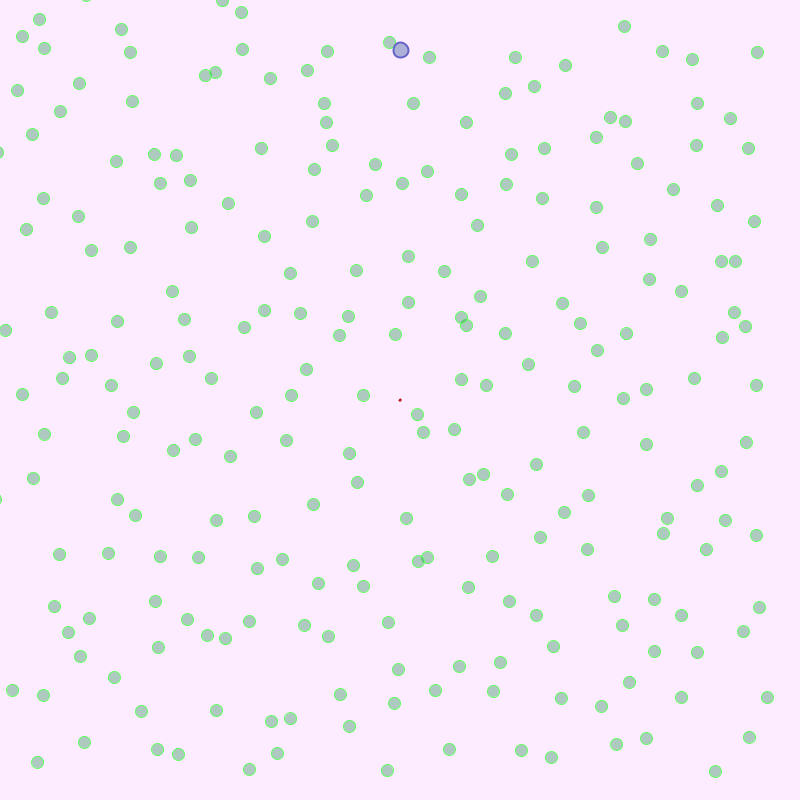
Frame 1 (no input)
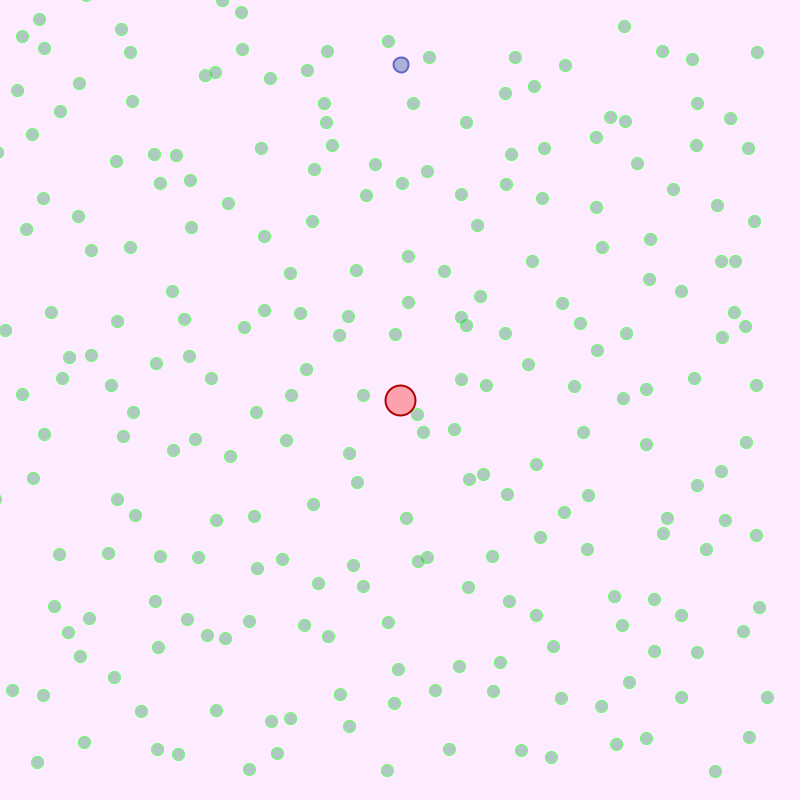
Frame 60 (the mouse pressed at the canvas centre just before this capture)
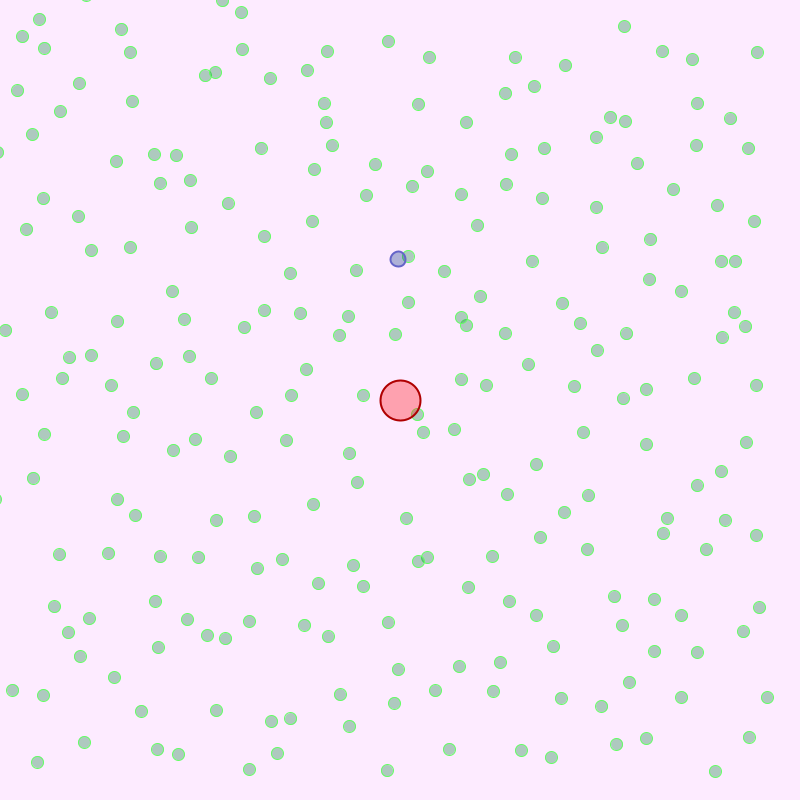
Frame 120 (the mouse held since frame 60 and released just before this capture)

The Processing sketch that drew these frames (run headless with seeded random() and noise(); from frame 60 on, the mouse is pressed at the canvas centre):

// Processing sketch: disappearing_attractor2
// ── disappearing_attractor2.pde
// based on Daniel Shiffman's The Nature of Code example

Mover m;
Attractor a;
ParticleSystem ps;

Particle[] p;
int unit = 12;
int count;

void setup() {
  size(800,800);
  m = new Mover(); 
  a = new Attractor();
  
  ps = new ParticleSystem();
  ps.addParticle();
}

void draw() {
  pushMatrix();
  colorMode(HSB);
  background(210,20,255);
  colorMode(RGB);
  popMatrix();
  ps.run();
  
  PVector force = a.attract(m);
  PVector friction = m.velocity.get();
  float c = 0.09;
    if (a.radius < a.mass) {
      friction.mult(-1);
      friction.normalize();
      friction.mult(c);
        m.applyForce(friction);
    } else if (a.alpha > 100) {
    PVector f = PVector.div(force,m.mass);
    m.acceleration.add(f);
    }
    
  ps.repel(m);
  m.applyForce(force);
  m.update();
  
  a.display();
  m.display();
  
}

// ── Attractor.pde
// based on Daniel Shiffman's The Nature of Code example

// A class for a draggable attractive body in our world

class Attractor {
  float mass;    // Mass, tied to size
  float G;       // Gravitational Constant
  PVector position;   // position
  float radius;
  float alpha = 200;

  Attractor() {
    position = new PVector(width/2,height/2);
    mass = 20;
    G = 1;
    //radius = mass*2;
    radius = 0;
  }

  PVector attract(Mover m) {
    PVector force = PVector.sub(position,m.position);   // Calculate direction of force
    float d = force.mag();                              // Distance between objects
    d = constrain(d,5.0,25.0);                          // Limiting the distance to eliminate "extreme" results for very close or very far objects
    force.normalize();                                  // Normalize vector (distance doesn't matter here, we just want this vector for direction)
    float strength = (G * mass * m.mass) / (d * d);     // Calculate gravitional force magnitude
    force.mult(strength);     // Get force vector --> magnitude * direction
    return force;
  }

  // Method to display
  void display() {
    //float dist = PVector.dist(a.position,m.position);
    if (PVector.dist(a.position, m.position) < radius + (random(7.5, 12))) {
    //PVector pos = new PVector(m.position.x, m.position.y);
    position.x = random(mass*2 + 4, width - mass*2 + 4);
    position.y = random(mass*2 + 4, height - mass*2 + 4);
    radius = 0;
    alpha = 10;
    }
    ellipseMode(CENTER);
    strokeWeight(2);
    stroke(0);
    alpha++;
    fill(255, 0, 0, 80);
    stroke(175, 0, 0);
    //strokeWeight(constrain(alpha,0,5));
    if (alpha < 1) radius = 0;
    if (radius < mass*2) radius+=0.5;
    if (radius == mass*2) radius = mass*2;
    ellipse(position.x,position.y,radius,radius);
 }

}

// ── Mover.pde
// based on Daniel Shiffman's The Nature of Code example

class Mover {

  PVector position;
  PVector velocity;
  PVector acceleration;
  float mass;
  float radius = 15;
  float maxSpeed = 5;

  Mover() {
    position = new PVector(400,50);
    velocity = new PVector(1,0);
    acceleration = new PVector(0,0);
    mass = 0.5;
    //radius = 15;
  }
  
  void applyForce(PVector force) {
    PVector f = PVector.div(force,mass);
    acceleration.add(f);
  }
  
  void update() {
    velocity.add(acceleration);
    position.add(velocity);
    velocity.limit(maxSpeed);
    acceleration.mult(0);
  }

  void display() {
    stroke(100, 100, 200);
    strokeWeight(2);
    fill(0, 50, 127, 80);
    //fill(50, 50, 50, 80);
    ellipse(position.x,position.y,radius,radius);
  }
  
   // Calculate a force to push particle away from repeller
  PVector repel(Particle p) {
    PVector dir = PVector.sub(position,p.position);      // Calculate direction of force
    float d = dir.mag();                         // Distance between objects
    dir.normalize();                             // Normalize vector (distance doesn't matter here, we just want this vector for direction)
    d = constrain(d,5,100);                      // Keep distance within a reasonable range
    float force = -5 / (d);                 // Repelling force is inversely proportional to distance
    dir.mult(force);                             // Get force vector --> magnitude * direction
    return dir;
  }  

  void checkEdges() {

    if (position.x > width) {
      position.x = 0;
    } else if (position.x < 0) {
      position.x = width;
    }

    if (position.y > height) {
      velocity.y *= -1;
      position.y = height;
    }

  }

}

// ── Particle.pde
class Particle extends Mover {
  PVector origin;
  
  float restLength;  
  float k = 0.1;
  
  Particle(float posX, float posY) {
    position = new PVector(posX,posY);
    velocity = new PVector(0,0);
    acceleration = new PVector(0,0);
    origin = position;
    mass = 4;
    radius = 12;
  }
  
  void run() {
    display();
    update();
    //friction();
    checkEdges();
    //spring();
  }
  
  void applyForce(PVector force) {
    PVector f = force.get();
    f.div(mass);   
    acceleration.add(f);
    //PVector spring = PVector.sub(position, origin);
    //  float d = spring.mag();
    //  float stretch = d;
    //  float k = 0.1;
    //  spring.normalize();
    //  spring.mult(-1 * k * stretch);
  }
  
  //void friction () {
  //    PVector frictionPart = velocity.get();
  //    float c = 2;
  //    frictionPart.mult(-1);
  //    frictionPart.normalize();
  //    frictionPart.mult(c);
  //  }
  
  
  //void spring() {
  //float restLength;  
  //restLength = 0;
  //float k = 0.1;
  //}
  
  // Method to update position
  void update() {
    velocity.add(acceleration);
    position.add(velocity);
    acceleration.mult(0);
  }
  
  void display() {
    stroke(100, 255, 100);
    strokeWeight(1);
    fill(0, 127, 50, 80);
    ellipse(position.x, position.y, radius, radius);
  }

void checkEdges() {

    if (position.x > width || position.x < 0) {
      velocity.x *= -1;
    }

    if (position.y > height || position.y < 0) {
      velocity.y *= -1;
    }

  }

}

// ── Particle_System.pde
// The Nature of Code
// Daniel Shiffman
// http://natureofcode.com

class ParticleSystem {
  ArrayList<Particle> particles;
  PVector origin;

  ParticleSystem() {
    particles = new ArrayList<Particle>();
  }

  void addParticle() {

  //int wideCount = width / unit;
  int wideCount = 50;
  //int heightCount = height / unit;
  int heightCount = 50;
  count = wideCount * heightCount;
  p = new Particle[count]; 
  int index = 0;
    for(int x = 0; x < width/wideCount; x++) {
      for(int y = 0; y < height/heightCount; y++) {   
        particles.add(new Particle(wideCount*x + random(-width/32,width/32), 
                                        heightCount*y + random(-height/32,height/32)));
        //particles.add(new Particle(wideCount*x, heightCount*y));
      }
    }
  }

  // A function to apply a force to all Particles
  void applyForce(PVector f) {
    for (Particle p: particles) {
      p.applyForce(f);
    }
  }
  
  void repel(Mover mov) {
    for (Particle p: particles) {
      float d = p.position.dist(m.position);
      if (d < (p.radius/2 + m.radius/2)) {
      PVector force = mov.repel(p);        
      p.applyForce(force);
      //PVector spring = PVector.sub(p.position, p.origin);
      //float f = spring.mag();
      //float stretch = f;
      //float k = 0.1;
      //spring.normalize();
      //spring.mult(-1 * k * stretch);
      //p.applyForce(spring);
      }
      PVector friction = p.velocity.get();
      float c = 0.01;
      friction.mult(-1);
      friction.normalize();
      friction.mult(c);
      p.applyForce(friction);
    }
  }
  void friction (Particle p) {
    //for 
      //PVector frictionPart = p.velocity.get();
      //float c = 0.1;
      //frictionPart.mult(-1);
      //frictionPart.normalize();
      //frictionPart.mult(c);
      //p.applyForce(frictionPart);
    }
  
  
  
  void run() {
    for (int i = particles.size()-1; i >= 0; i--) {
      Particle p = particles.get(i);
      p.run();
    }
  }
}

// ── Spring.pde
//class Spring {
  
//  PVector anchor;
  
  //float restLength;  
  //float k = 0.1
  
//  Spring(float x, float y, int 1) {
//    anchor = new PVector(x,y);
//    restLength = 0;
//  }
  
//  void connect(Particle p) {
 
//  PVector spring = PVector.sub(position, origin);
//  float d = force.mag();
//  float stretch = d - restLength;
//  spring.normalize();
//  spring.mult(-1 * k * stretch);
  
//  p.applyForce(spring);
//  }
  
//}
